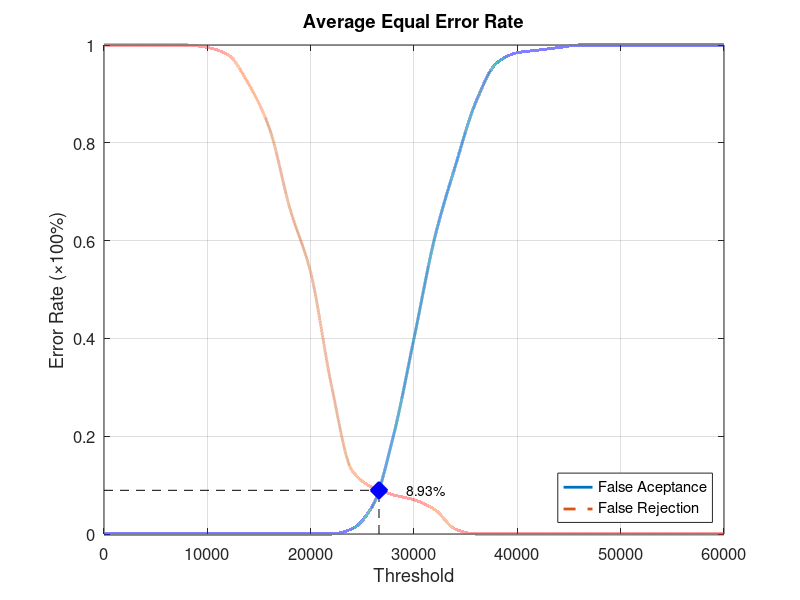
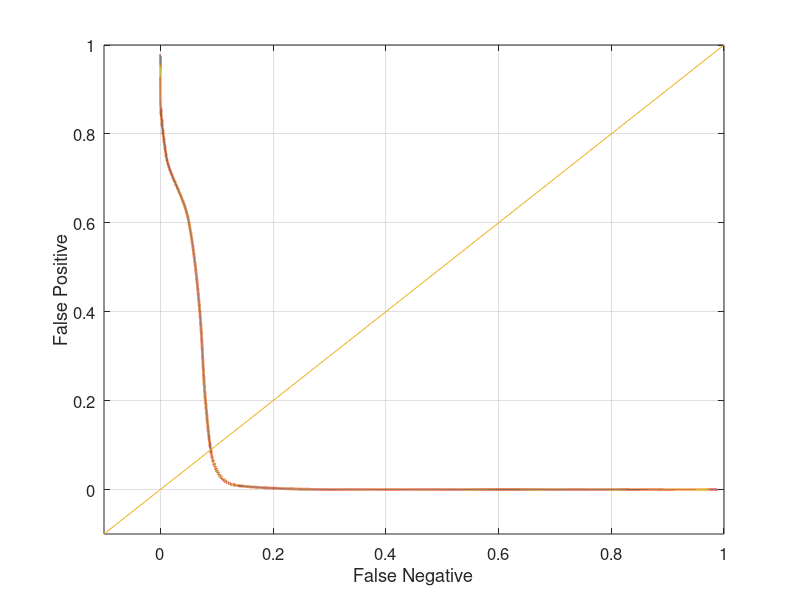

The MATLAB script that drew these images, in order:
function yEER = Database2_2
close all;
clear;
clc;
x = 0:2000:60000;
xq = 0:0.5:60000;

y0 = [0 0 0 0 0 0 0 0 0 0 0 0 0.0105263 0.0578947 0.2 0.4 0.605263 0.752632 0.884211 0.963158 0.984211 0.989474 0.994737 1 1 1 1 1 1 1 1];
yy0 = interp1(x, y0, xq, 'pchip');
y1 = [1 1 1 1 1 0.995 0.98 0.92 0.83 0.665 0.535 0.305 0.13 0.095 0.08 0.07 0.05 0.01 0 0 0 0 0 0 0 0 0 0 0 0 0];
yy1 = interp1(x, y1, xq, 'pchip');

% Calculating EER: 
y2 = abs(y0 - y1);
find(y2 == min(y2))
yy2 = abs(yy0 - yy1);
xEER = find(yy2 == min(yy2));
xEERIndex = xq(xEER) % X-axis EER
yEER = yy0(xEER) % Y-axis EER

main = figure
plot(xq, yy0,'-','LineWidth', 2);	hold on
plot(xq, yy1,'--','LineWidth', 2);	hold on
plot([xEERIndex xEERIndex], [0 yEER], 'k--');	hold on
plot([0 xEERIndex], [yEER yEER], 'k--');	hold on
plot(xEERIndex, yEER, 'bx', 'LineWidth', 10);	hold on
text(xEERIndex + 10 * xEERIndex / 100, yEER, [num2str(round((10000 * yEER)) / 100) '%'])
legend('False Aceptance', 'False Rejection', 'Location', 'SouthEast')
xlabel('Threshold')
ylabel('Error Rate (\times100%)')
title('Average Equal Error Rate')
set(gca, 'FontSize', 12)
axis([0 60000 0 1])
grid on

print(main, 'Database2_2Main', '-dpng');
FNRxFPR = figure('Color', [1 1 1]);
plot(yy1, yy0, '-', yy1, yy0, 'LineWidth', 2);
hold on
y = -0.1:0.1:1
plot(y, y); 
set(gca, 'FontSize', 12)
xlabel('False Negative')
ylabel('False Positive')
axis([-0.1 1 -0.1 1])
set(gca, 'FontSize', 12)
grid on

print(FNRxFPR, 'Database2_2FNRxFPR','-dpng');
end
